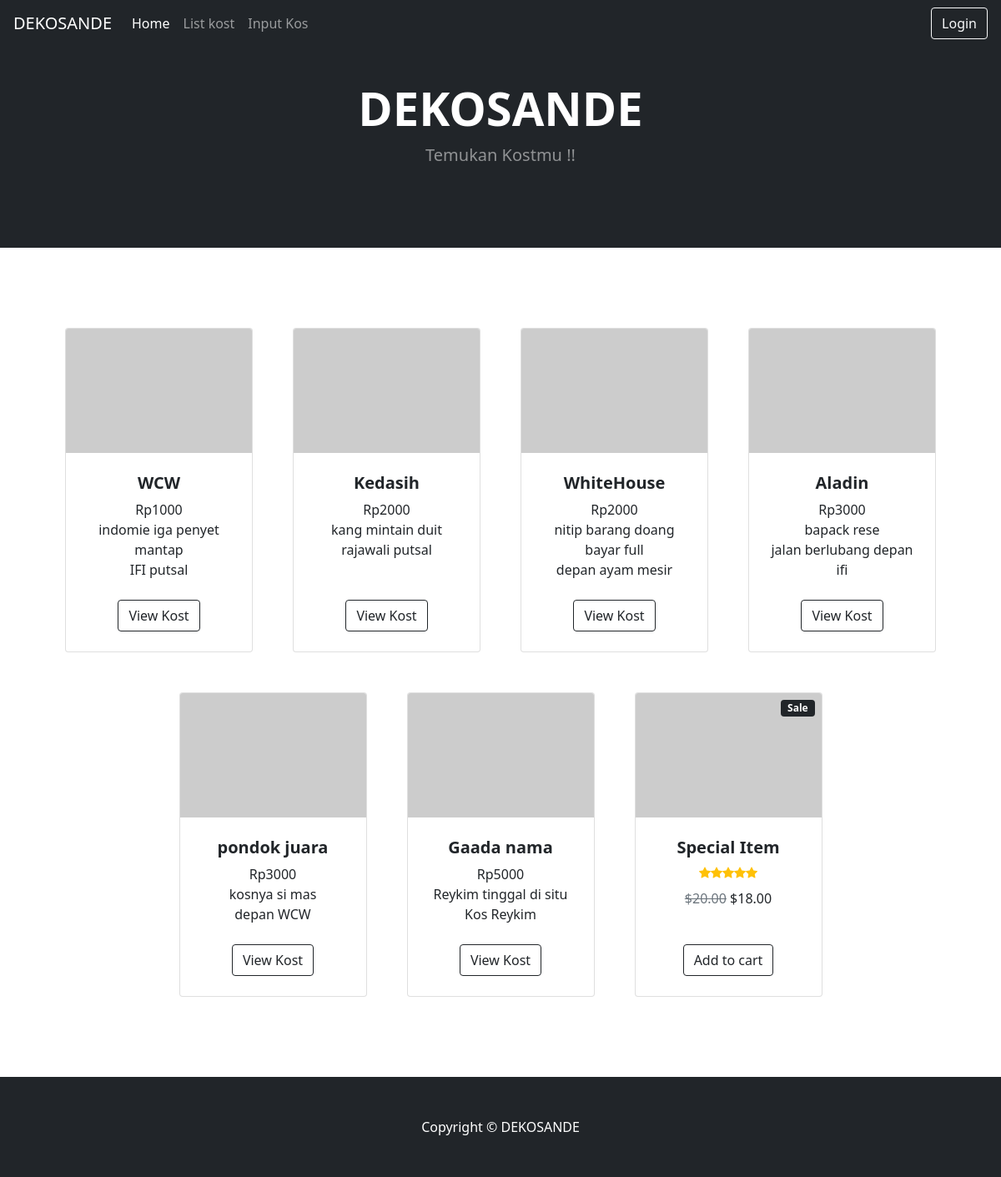
Before: / with the older database file.
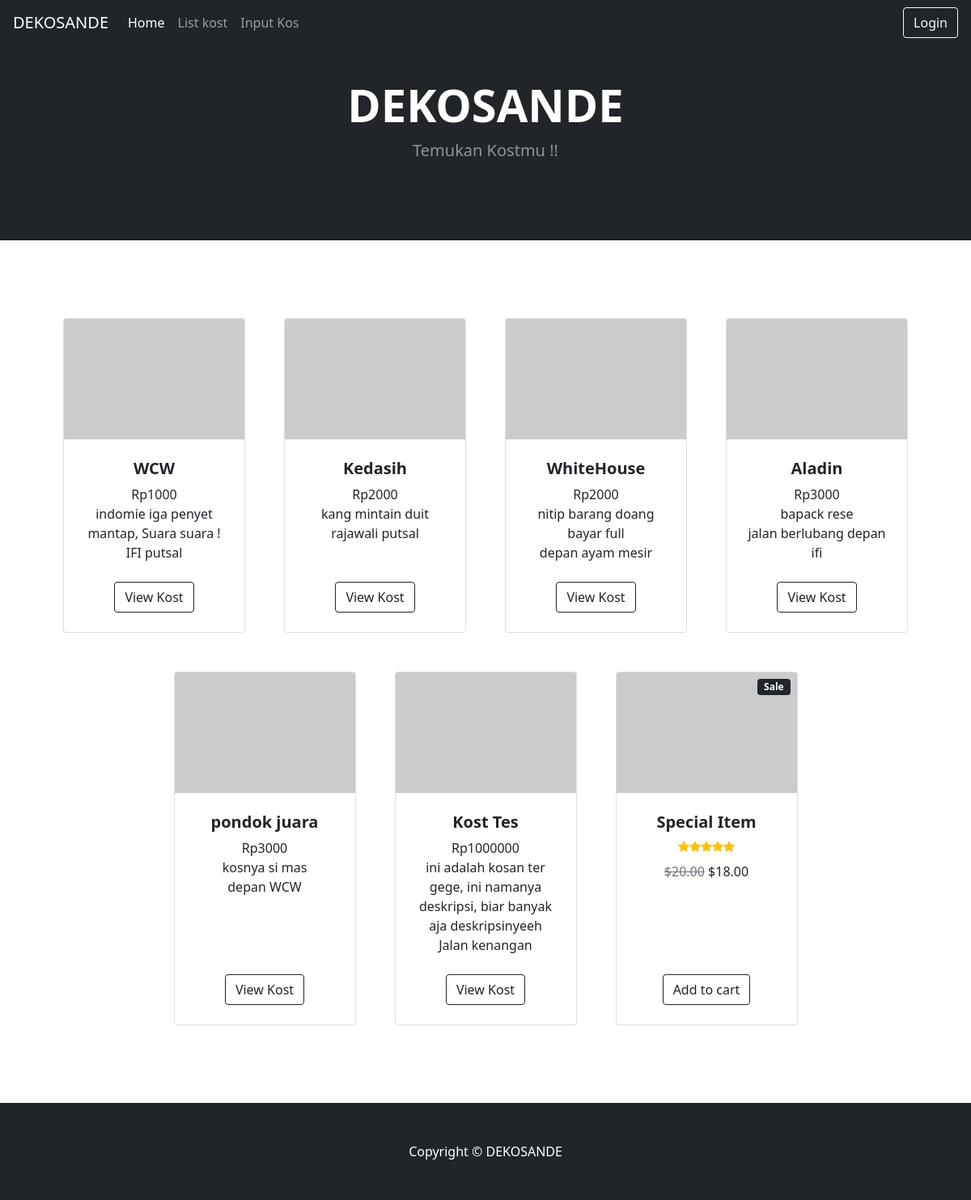
After: the same page with the newer database file.
### tables this page shows
CREATE TABLE `kos` (
  `idKos` int(11) NOT NULL,
  `namaKos` varchar(30) NOT NULL,
  `jenisKos` tinyint(1) NOT NULL,
  `hargaKos` int(8) NOT NULL,
  `alamatKos` varchar(100) NOT NULL,
  `deskripsi` text NOT NULL,
  `NIK` varchar(16) NOT NULL
);

### application/controllers/Welcome.php (called while the page is built, shortened)
<?php
	class Welcome extends CI_Controller {
		public function __construct()
		{
			$this->load->helper('form');
			$this->load->model('KostModel');
		}
		public function index()
		{
			$data['main_view'] = 'HomeView';
			$data['title'] = 'Home';
			$data['kos'] = $this->KostModel->getAllKost();
			$this->load->view('PageView', $data);
		}
	}

### index.php (called while the page is built, shortened)
<?php
require_once BASEPATH.'core/CodeIgniter.php';

### application/models/KostModel.php (called while the page is built, shortened)
<?php
class KostModel extends CI_Model {
    public function getAllKost()
    {
        return $this->db->select('*')
                        ->from('kos')
                        ->get()->result_array();
    }
}

### application/views/HomeView.php (the view, shortened to what this page needs)
<?php $this->load->view('template/Navbar');?>
<div>
    <header class="bg-dark py-5">
        <div class="container px-4 px-lg-5 my-5">
            <div class="text-center text-white">
                <h1 class="display-4 fw-bolder">DEKOSANDE</h1>
                <p class="lead fw-normal text-white-50 mb-0">Temukan Kostmu !!</p>
            </div>
        </div>
    </header>
    <section class="py-5">
        <div class="container px-4 px-lg-5 mt-5">
            <div class="row gx-4 gx-lg-5 row-cols-2 row-cols-md-3 row-cols-xl-4 justify-content-center">
                <?php
                    foreach($kos as $data) {
                        echo '
                            <div class="col mb-5">
                                <div class="card h-100">
                                    <img class="card-img-top" src="https://dummyimage.com/450x300/dee2e6/6c757d.jpg" alt="..." />
                                    <div class="card-body p-4">
                                        <div class="text-center">
                                            <h5 class="fw-bolder"> '.$data["namaKos"].' </h5>
                                            Rp'.$data["hargaKos"].'<br>
                                            '.$data["deskripsi"].'<br>
                                            '.$data["alamatKos"].'
                                        </div>
                                    </div>
                                    <div class="card-footer p-4 pt-0 border-top-0 bg-transparent">
                                        <div class="text-center"><a class="btn btn-outline-dark mt-auto" href="'.site_url('KostController/data_kost_id/'.$data["idKos"]).'">View Kost</a></div>
                                    </div>
                                </div>
                            </div>
                        ';
                    }
                ?>
                <div class="col mb-5">
                    <div class="card h-100">
                        <div class="badge bg-dark text-white position-absolute" style="top: 0.5rem; right: 0.5rem">Sale</div>
                        <img class="card-img-top" src="https://dummyimage.com/450x300/dee2e6/6c757d.jpg" alt="..." />
                        <div class="card-body p-4">
                            <div class="text-center">
                                <h5 class="fw-bolder">Special Item</h5>
                                <div class="d-flex justify-content-center small text-warning mb-2">
                                    <div class="bi-star-fill"></div>
                                    <div class="bi-star-fill"></div>
                                    <div class="bi-star-fill"></div>
                                    <div class="bi-star-fill"></div>
                                    <div class="bi-star-fill"></div>
                                </div>
                                <span class="text-muted text-decoration-line-through">$20.00</span>
                                $18.00
                            </div>
                        </div>
                        <div class="card-footer p-4 pt-0 border-top-0 bg-transparent">
                            <div class="text-center"><a class="btn btn-outline-dark mt-auto" href="#">Add to cart</a></div>
                        </div>
                    </div>
                </div>
            </div>
        </div>
    </section>
    <?php $this->load->view('template/Footer');?>
</div>

### application/views/PageView.php (shortened to what this page needs)
<!DOCTYPE html>
<html lang="en">
<head>
    <link rel="stylesheet" type="text/css" href="https://cdn.jsdelivr.net/npm/sweetalert2@7.26.10/dist/sweetalert2.min.css" >
    <link rel="stylesheet" href="https://stackpath.bootstrapcdn.com/bootstrap/4.4.1/css/bootstrap.min.css">
    <link href="https://use.fontawesome.com/releases/v5.13.0/css/all.css" rel="stylesheet">
    <link href="https://cdn.jsdelivr.net/npm/bootstrap-icons@1.5.0/font/bootstrap-icons.css" rel="stylesheet" />
    <link href="<?= base_url('asset/css/styles.css') ?>" rel="stylesheet" />
</head>
<body>
  <?php $this->load->view($main_view); ?>
</body>
</html>

### application/views/template/Navbar.php (shortened to what this page needs)
<div>
    <nav class="navbar navbar-expand-lg navbar-dark bg-dark fixed-top">
        <a class="navbar-brand" href="#">DEKOSANDE</a>
        <div class="collapse navbar-collapse" id="navbarSupportedContent">
            <ul class="navbar-nav mr-auto">
                <li class="nav-item active">
                    <a class="nav-link" href="<?= site_url('Welcome/index')?>">Home <span class="sr-only">(current)</span></a>
                </li>
                <li class="nav-item">
                    <a class="nav-link" href="<?= site_url('KostController') ?>">List kost</a>
                </li>
                <li class="nav-item">
                    <a class="nav-link" href="<?= site_url('Welcome/InputKos') ?>">Input Kos</a>
                </li>
            </ul>
            <?php if($this->session->userdata('data_login') == False) {?>
                <a class="btn btn-outline-light" href="<?= site_url('Welcome/login') ?>">Login</a>
            <?php } ?>
        </div>
    </nav>
</div>

### application/views/template/Footer.php
<div>
    <footer class="py-5 bg-dark">
        <div class="container"><p class="m-0 text-center text-white">Copyright &copy; DEKOSANDE</p></div>
    </footer>
</div>

Changed rows visible on the page:
removed kos: namaKos "Gaada nama", hargaKos "5000", deskripsi "Reykim tinggal di situ", alamatKos "Kos Reykim"
changed kos "WCW": deskripsi "indomie iga penyet mantap" → "indomie iga penyet mantap, Suara suara !"
added kos: namaKos "Kost Tes", hargaKos "1000000", deskripsi "ini adalah kosan ter gege, ini namanya deskripsi, biar banyak aja deskripsinyeeh", alamatKos "Jalan kenangan"
